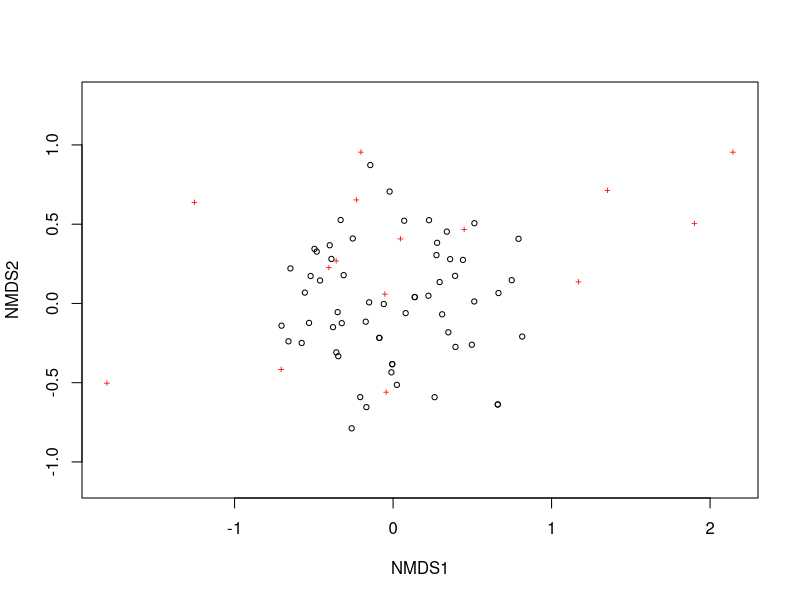
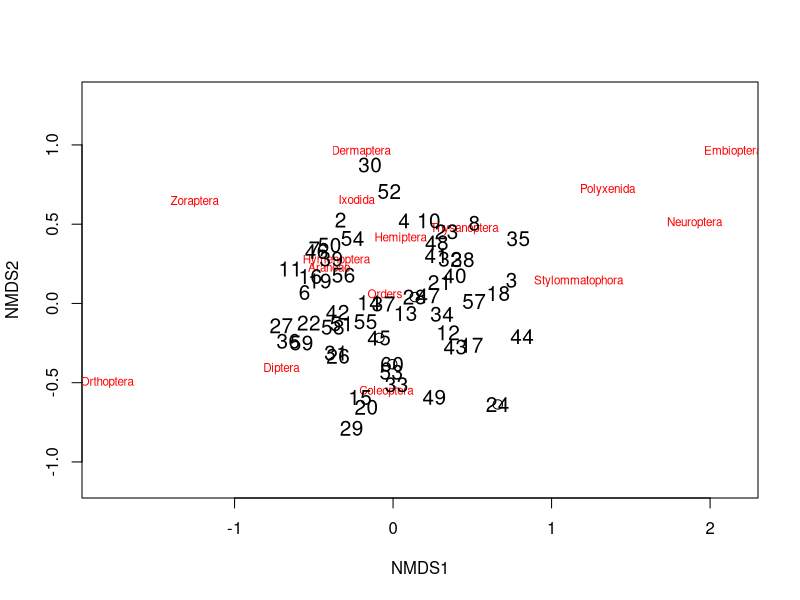
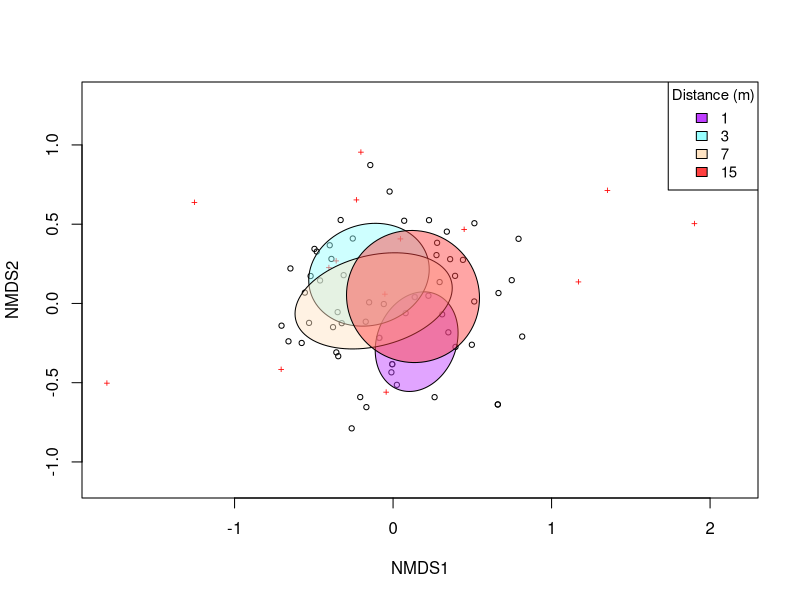
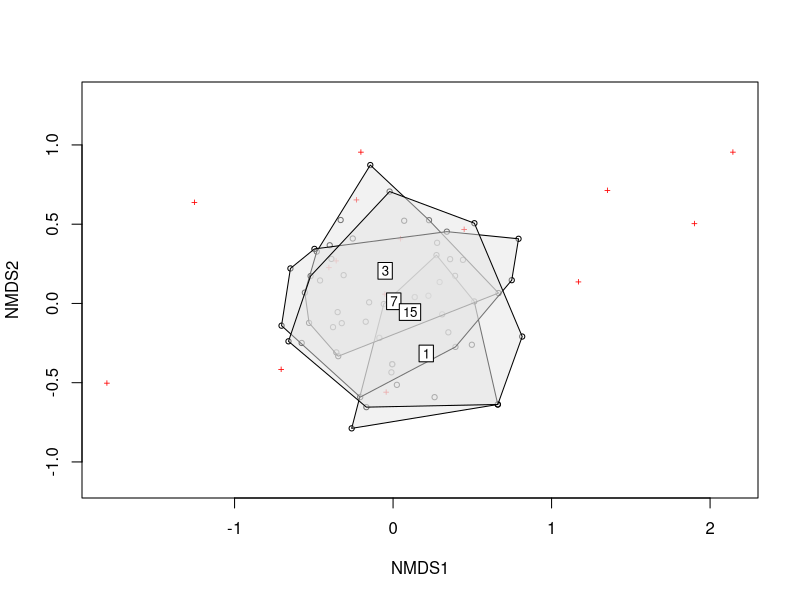
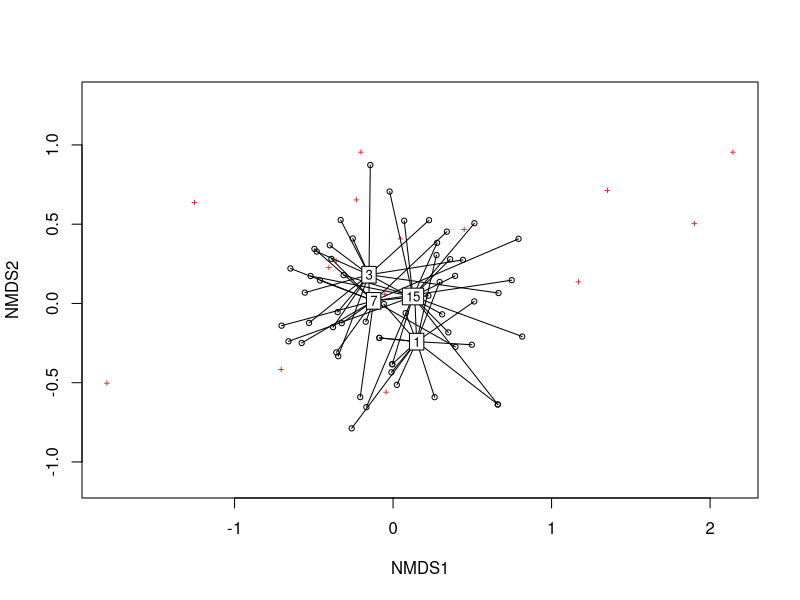
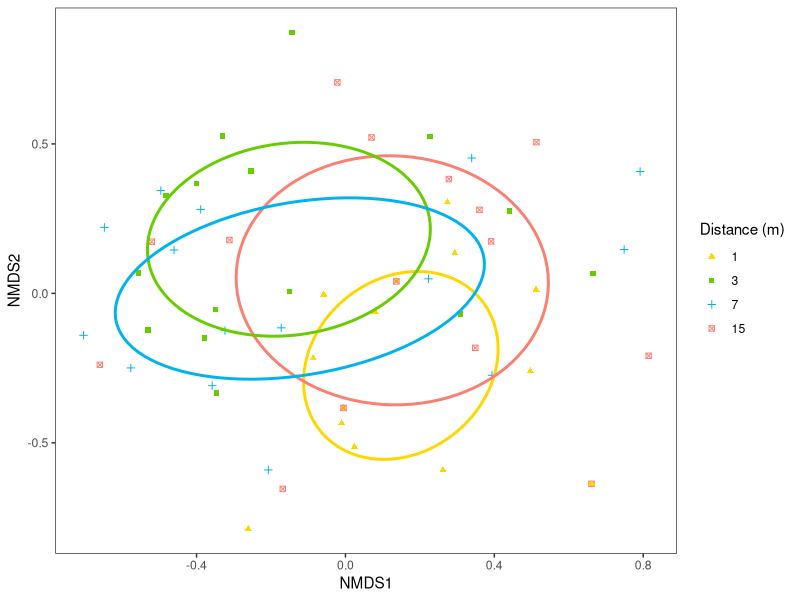
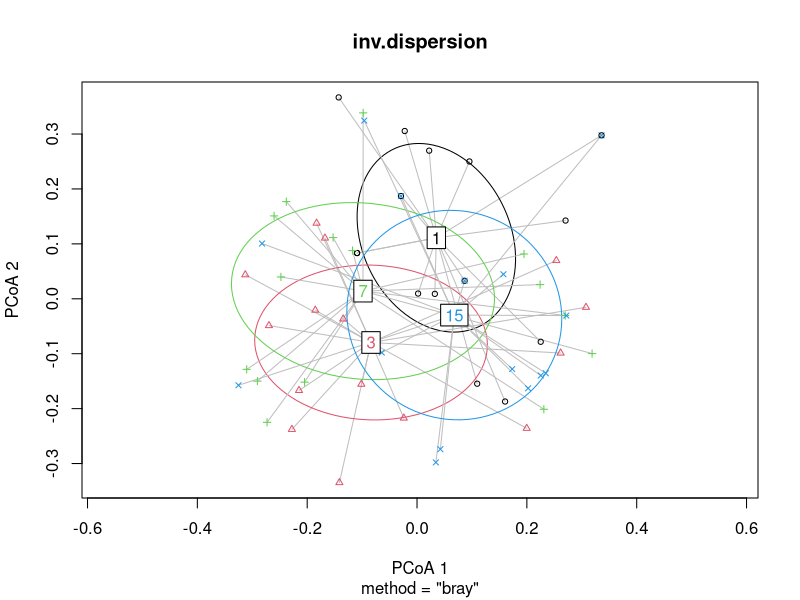
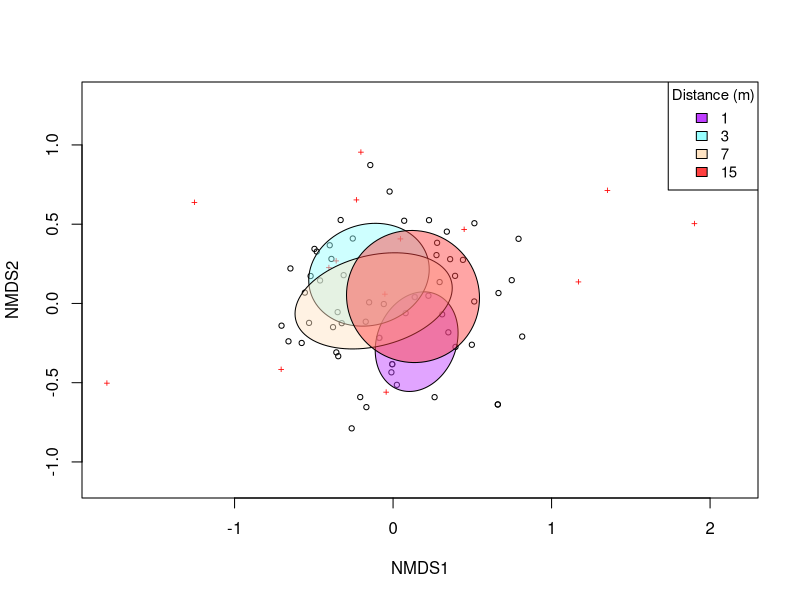

Recreate these plots in R, in order.
##%##########################################################%##
#                                                              #
####                     NMDS TUTORIAL                      ####
####                   By Ray Rubia Rankin                  ####
####                  Created on 29/11/2022                 ####
#                                                              #
##%##########################################################%##

# set working directory----
setwd("your_filepath")

# install packages (if you haven't already)-----
install.packages("vegan")
install.packages("permute")
install.packages("lattice")
install.packages("tidyverse")

# load libraries----
library(vegan) # for diversity analysis and ordination methods
library(permute) # necessary to run vegan package
library(lattice) # necessary to run vegan package
library(tidyverse) # for efficient data manipulation and visualization

# import data----
inverts <- read.csv("data/invert_data.csv")

# data manipulation----
# view dataset structure
head(inverts)
str(inverts)

# make community matrix by extracting abundance values from inverts dataframe
invert_community <- inverts[,6:20]

# turn data frame into matrix so it functions in the vegan package
invert_matrix <- as.matrix(invert_community)

# ordination----
# now we will proceed to create the ordination
inv.NMDS <- metaMDS(invert_matrix, distance = "bray", k = 3, autotransform = TRUE, trymax=100) 

# Bray-Curtis distance is chosen because it is not affected by zero values. 
# k represents the number of dimensions we want and is used to reduce stress.
# autotransform arguments ensures the data does a sqrt transformation
# trymax is the number of iterations the algorithm will run

# check stress value
inv.NMDS$stress # ideally stress value is < 0.2

# data visualization----
# using Base R
plot(inv.NMDS) # circles show different communities/sites, crosses show different species
ordiplot(inv.NMDS, type = "n") # create blank ordination plot
orditorp(inv.NMDS, display = "species", col="red", air = 0.1) # add species
orditorp(inv.NMDS, display = "sites", cex = 1.25, air = 0.1) # add sites

# by distance
# ellipse plot
ordiplot(inv.NMDS) # plot shows communities (circles) and species (crosses)
ordiellipse(inv.NMDS, inverts$Distance, label = FALSE, 
            col=c("darkorchid1", "darkslategray1", "bisque1", "brown1"), 
            draw = "polygon", alpha=120) # adding ellipses to the plot
legend("topright", title="Distance (m)",
       c("1","3","7","15"), fill=c("darkorchid1", "darkslategray1", "bisque1", 
                                   "brown1"), horiz=FALSE, cex=.9) # adding a legend

# save plot
png("figures/base_NMDSplot.png", width=6, height=5, units = "in", res = 300)
ordiplot(inv.NMDS)
ordiellipse(inv.NMDS, inverts$Distance, label = FALSE, 
            col=c("darkorchid1", "darkslategray1","bisque1", "brown1"), 
            draw = "polygon", alpha=120)
legend("topright", title="Distance (m)",
       c("1","3","7","15"), fill=c("darkorchid1", "darkslategray1",
                                   "bisque1", "brown1"), horiz=FALSE, cex=.9)
dev.off()

# polygon plot
ordiplot(inv.NMDS) #plot shows communities (circles) and species (crosses)
ordihull(inv.NMDS, groups = inverts$Distance, draw="polygon", col="grey90", label = TRUE) # adding polygons

# spider plot
ordiplot(inv.NMDS) #plot shows communities (circles) and species (crosses)
ordispider(inv.NMDS, groups = inverts$Distance, label = TRUE) # adding spider plot


# using ggplot to make an ellipse plot
# make new dataframe with by extracting NMDS scores
nmds.scores <- as.data.frame(scores(inv.NMDS)$sites) # for newest version of vegan package

# if you have a version of the vegan package <2.6-2 then the following code should also work:
# nmds.scores = as.data.frame(scores(nmds))

# add data from your original dataframe into new NMDS dataframe
# useful if you want to group based on different criteria
nmds.scores <- nmds.scores %>% 
  mutate(Site = as.factor(inverts$Site), Path.Type = as.factor(inverts$Path.Type), 
         Transect = as.factor(inverts$Transect), Distance = as.factor(inverts$Distance))

# check dataframe
head(nmds.scores) 
str(nmds.scores)

# define hidden vegan function that finds coordinates for drawing a covariance ellipse
veganCovEllipse<-function (cov, center = c(0, 0), scale = 1, npoints = 100) 
{
  theta <- (0:npoints) * 2 * pi/npoints
  Circle <- cbind(cos(theta), sin(theta))
  t(center + scale * t(Circle %*% chol(cov)))
}

# create empty dataframe to combine NMDS data with ellipse data
ellipse_df <- data.frame()

# adding data for ellipse, in this case using distance as a grouping factor
for(g in levels(nmds.scores$Distance)){
  ellipse_df <- rbind(ellipse_df, cbind(as.data.frame(with(nmds.scores[nmds.scores$Distance==g,],
                                                     veganCovEllipse(cov.wt(cbind(NMDS1,NMDS2),
                                                                            wt=rep(1/length(NMDS1),length(NMDS1)))$cov,
                                                                     center=c(mean(NMDS1),mean(NMDS2)))))
                                  ,Distance=g))
}

# create ggplot
(inv_NMDS_plot <- ggplot(data = nmds.scores, aes(NMDS1, NMDS2)) + 
    geom_point(aes(color = Distance, shape = Distance)) + # adding different colours and shapes for points at different distances
    geom_path(data=ellipse_df, aes(x=NMDS1, y=NMDS2, colour=Distance), linewidth=1) + # adding covariance ellipses according to distance # use size argument if ggplot2 < v. 3.4.0
    guides(color = guide_legend(override.aes = list(linetype=c(NA,NA,NA,NA)))) + # removes lines from legend
    theme_bw() + # adding theme
    theme(panel.grid = element_blank()) + # remove background grid
    scale_color_manual(name = "Distance (m)", # legend title
                       labels = c("1","3","7","15"), # adjusting legend labels
                       values = c("gold", "chartreuse3", 
                                  "deepskyblue2", "salmon")) + # customising colours
    scale_shape_manual("Distance (m)", # legend title
                       labels = c("1","3","7","15"), # adjusting legend labels
                       values = c(17, 15, 3, 7))) # customising shapes
# save plot
ggsave(filename = "figures/inv_NMDS_plot.png", inv_NMDS_plot, device = "png")

# data analysis----
# using a PERMANOVA to test the differences in community composition
# This is a PERmutational Multivariate ANalysis Of VAriance and tests the differences between groups, like an ANOVA, but with lots of variables.
# it is essentially a multivariate analysis of variance used to compare groups of objects
inv_permanova <- adonis2(as.matrix(inverts [,6:20]) ~ Distance, inverts, 
                             permutations = 999, method = "bray")
# permutations is the number of possible arrangements the data could take
# using permutations = 999 is standard practice in science and across the literature
# can increase it if you want to get a ore thorough analysis
# use method = bray as it is what we previously used to calculate pairwise distances

# look at model output
inv_permanova

# check model assumptions
# check for multivariate homogeneity of group variances

# generate distance matrix from invertebrate commumunity matrix
inv.dist <- vegdist(invert_matrix, method = "bray")

# use betadisper test to check for multivariate homogeneity of group variances 
inv.dispersion <- betadisper(inv.dist, group=inverts$Distance)
permutest(inv.dispersion)

# can also visually assess the assumptions
plot(inv.dispersion, hull = FALSE, ellipse=TRUE)

# OUR MODEL FITS THE ASSUMPTIONS

# simper analysis
# this is a SIMilarity PERcentage analysis and compares community differences 
# and reports what species (orders in this scenario)are driving those differences.

inv_simper <- with(inverts[,c(1,2,3,4,5,21)], simper(as.matrix(inverts[,6:20]), Distance, permutations = 100))
# with argument indicates what grouping variables to use to conduct the analysis 
# the number of permutations required to carry out the analysis

# see most influential species (orders in this case) contributing to community differences
inv_simper

# a more detailed summary showing the contributions of all species (or orders)
summary(inv_simper)

# shows species driving differences in community composition between different distances





